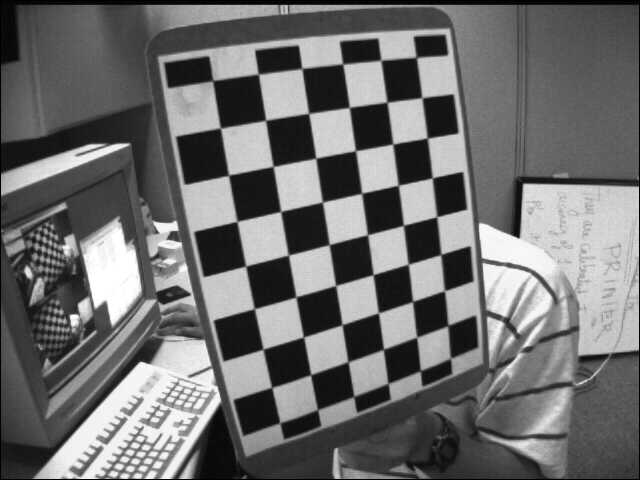
#> input picture Data/data/stereo/case1/left14.png, 640 x 480 px, found by its file name
$ python 11_StereoRectification.py   (older library calls are emulated)
#> lines starting #> are read from the running program, lines starting #| are printed output that depends on the picture
import cv2
import numpy as np
import matplotlib.pyplot as plt
import matplotlib
matplotlib.rcParams.update({'font.size': 20})
np_load_old = np.load
np.load = lambda *a,**k: np_load_old(*a, allow_pickle=True, **k)
#> (reads 비전_10장,11장_소스코드/stereo.npy from the repository)

data = np.load('../data/stereo/case1/stereo.npy').item()

K1, D1, Kr, Dr, R, T, img_size = data['Kl'], data['Dl'], data['Kr'], data['Dr'], \
    data['R'], data['T'], data['img_size']


left_img = cv2.imread('../Data/stereo/case1/left14.png')
#> left_img is the input picture: shape (480, 640, 3); min 0, max 255, mean 109.9
right_img = cv2.imread('../Data/stereo/case1/right14.png')
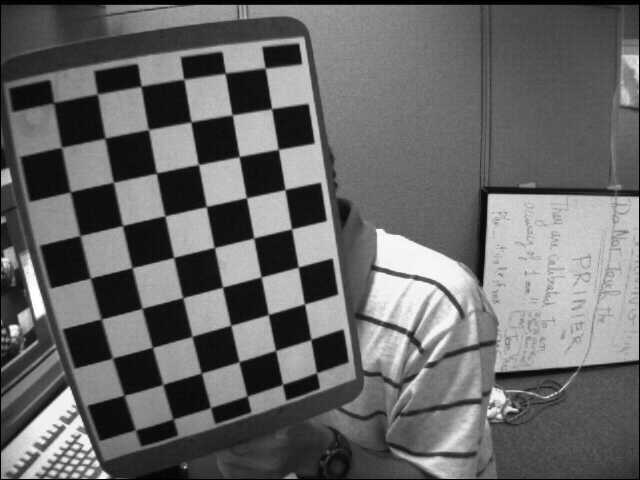
#> input picture Data/data/stereo/case1/right14.png, 640 x 480 px, found by its file name
#> right_img is the input picture: shape (480, 640, 3); min 0, max 255, mean 103.6

# 스테레오 카메라 쌍을 정합
R1, R2, P1, P2, Q, validRoi1, validRoi2 = cv2.stereoRectify(K1, D1, Kr, Dr, img_size, R, T)

# 왜곡 제거와 정합을 위한 매핑을 계산
xmap1, ymap1 = cv2.initUndistortRectifyMap(K1, D1, R1, K1, img_size, cv2.CV_32FC1)
xmap2, ymap2 = cv2.initUndistortRectifyMap(Kr, Dr, R2, Kr, img_size, cv2.CV_32FC1)

# 원본 이미지와 매핑을 입력으로 받아 왜곡이 제거되고 정합된 이미지를 반환
left_img_rectified = cv2.remap(left_img, xmap1, ymap1, cv2.INTER_LINEAR)
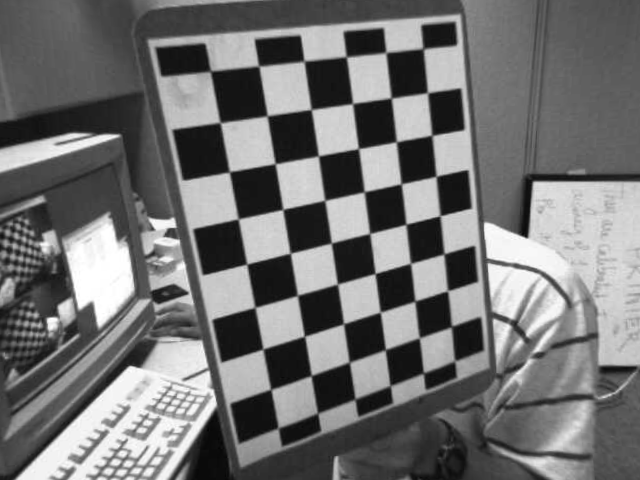
#> left_img_rectified: shape (480, 640, 3); min 4, max 255, mean 114.4
right_img_rectified = cv2.remap(right_img, xmap2, ymap2, cv2.INTER_LINEAR)
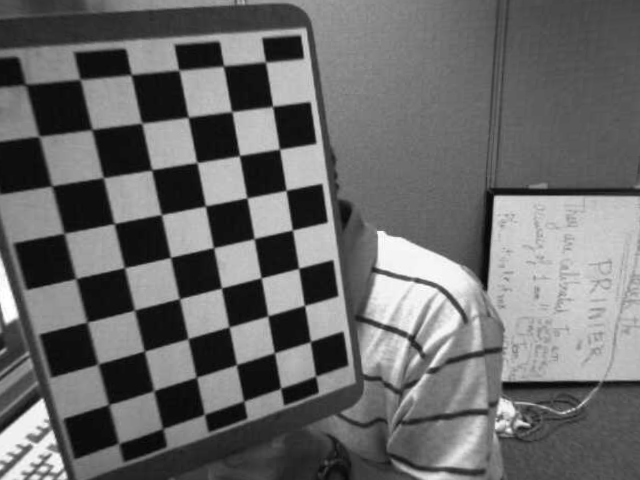
#> right_img_rectified: shape (480, 640, 3); min 1, max 255, mean 106.3

plt.figure(0, figsize=(12, 10))
plt.subplot(221)
plt.title('left original')
plt.imshow(left_img, cmap='gray')
plt.subplot(222)
plt.title('right original')
plt.imshow(right_img, cmap='gray')
plt.subplot(233)
plt.title('left rectified')
plt.imshow(left_img_rectified, cmap='gray')
plt.subplot(224)
plt.title('right rectified')
plt.imshow(right_img_rectified, cmap='gray')
plt.tight_layout()
plt.show()
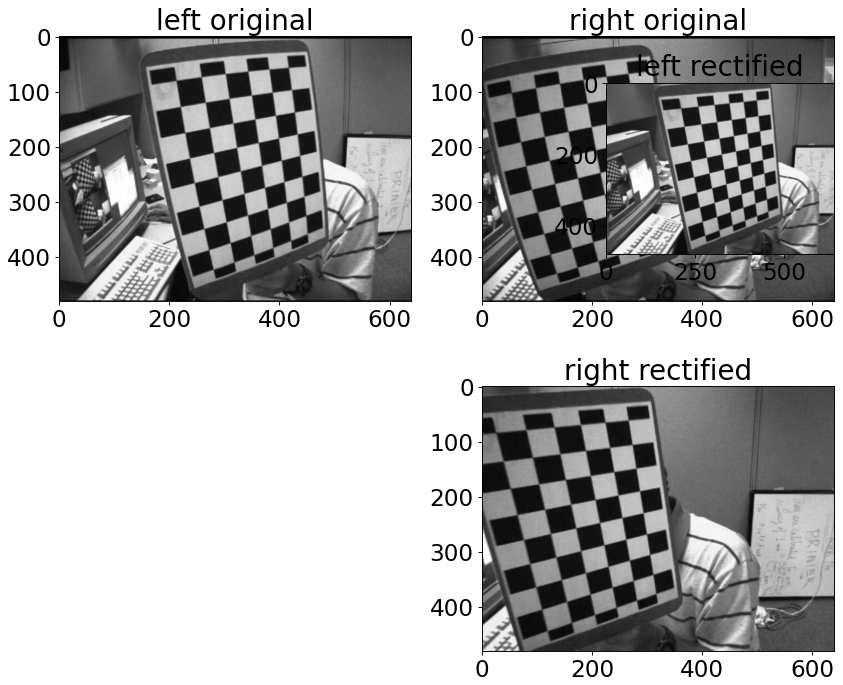
#> figure drawn by matplotlib, 4 panels
